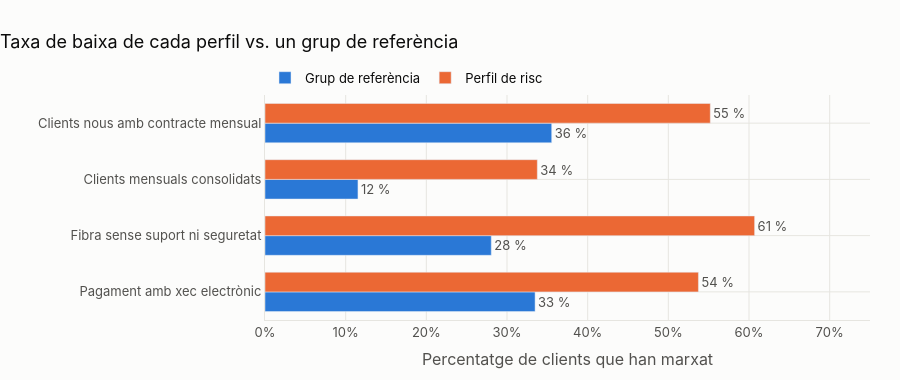

Notebook code for this chart:
### Markdown cell above
## Perfils de risc i campanyes

Quatre perfils, cadascun comparat amb un grup de referència semblant que marxa menys. La
diferència entre tots dos suggereix la palanca de la campanya.

| Perfil | Definició | Referència | Campanya |
|---|---|---|---|
| Clients nous amb contracte mensual | Contracte mensual i 6 mesos o menys d'antiguitat. | mensuals amb més de 6 mesos | Programa de benvinguda |
| Clients mensuals consolidats | Contracte mensual i 12 mesos o més d'antiguitat. | contracte d'1 any amb 12 mesos o més | Pas a contracte anual |
| Fibra sense suport ni seguretat | Contracte mensual, fibra òptica i sense suport tècnic ni seguretat en línia. | mensuals amb fibra, suport tècnic i seguretat | Suport i seguretat inclosos |
| Pagament amb xec electrònic | Contracte mensual i pagament amb xec electrònic. | mensuals amb pagament automàtic (transferència o targeta) | Domiciliació amb incentiu |

Un mateix client pot pertànyer a més d'un perfil, de manera que les xifres no s'han de sumar.

### Code cell
resum = resum_perfils(df, scores)
fig = fig_perfils(resum, "Taxa de baixa de cada perfil vs. un grup de referència")
exportar(fig, "pf_perfils"); fig.show()
resum[["perfil", "taxa", "taxa_ref", "diferencia_pp", "actius", "risc_12m",
       "baixes_esperades_12m", "ingressos_risc_mes", "campanya"]]

### Figure 1 — Plotly figure (JSON) as saved in the notebook; plotly's stock layout.template omitted (floating-point values rounded to 4 significant figures)
{"data": [{"customdata": ["mensuals amb pagament automàtic (transferència o targeta)", "mensuals amb fibra, suport tècnic i seguretat", "contracte d'1 any amb 12 mesos o més", "mensuals amb més de 6 mesos"], "hovertemplate": "<b>Referència:</b> %{customdata}<br>Han marxat: %{x:.1%}<extra></extra>", "marker": {"color": "#2a78d6"}, "name": "Grup de referència", "orientation": "h", "text": ["33 %", "28 %", "12 %", "36 %"], "textposition": "outside", "type": "bar", "x": [0.3348, 0.2805, 0.1152, 0.3554], "y": ["Pagament amb xec electrònic", "Fibra sense suport ni seguretat", "Clients mensuals consolidats", "Clients nous amb contracte mensual"]}, {"hovertemplate": "<b>%{y}</b><br>Han marxat: %{x:.1%}<extra></extra>", "marker": {"color": "#eb6834"}, "name": "Perfil de risc", "orientation": "h", "text": ["54 %", "61 %", "34 %", "55 %"], "textposition": "outside", "type": "bar", "x": [0.5373, 0.607, 0.3376, 0.552], "y": ["Pagament amb xec electrònic", "Fibra sense suport ni seguretat", "Clients mensuals consolidats", "Clients nous amb contracte mensual"]}], "layout": {"bargap": 0.3, "barmode": "group", "font": {"color": "#52514e", "family": "Inter, Segoe UI, sans-serif", "size": 13}, "height": 380, "hoverlabel": {"bgcolor": "white", "font": {"color": "#0b0b0b"}}, "legend": {"font": {"color": "#0b0b0b"}, "orientation": "h", "x": 0, "xanchor": "left", "y": 1.01, "yanchor": "bottom"}, "margin": {"b": 60, "l": 60, "r": 30, "t": 95}, "paper_bgcolor": "#fcfcfb", "plot_bgcolor": "#fcfcfb", "separators": ",.", "title": {"font": {"color": "#0b0b0b", "size": 18}, "text": "Taxa de baixa de cada perfil vs. un grup de referència", "x": 0, "xanchor": "left"}, "xaxis": {"gridcolor": "#e6e5e0", "linecolor": "#e6e5e0", "range": [0, 0.75], "tickformat": ".0%", "title": {"font": {"color": "#52514e"}, "text": "Percentatge de clients que han marxat"}, "zeroline": false}, "yaxis": {"automargin": true, "gridcolor": "#e6e5e0", "linecolor": "#e6e5e0", "title": {"font": {"color": "#52514e"}, "text": ""}, "zeroline": false}}}
